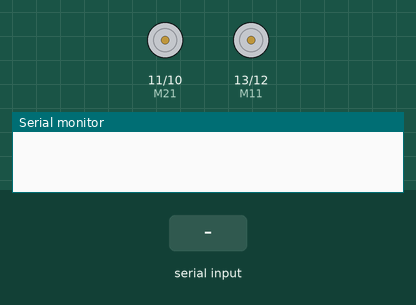
This sketch was run on a simulated Arduino Uno, built with avr-gcc and run on an emulated ATmega328P. On the bench: motor-driver pin pairs drawn as motors (green arrow = first pin HIGH = forward, orange = second pin HIGH = backward, longer = more drive), the last lines printed to the serial monitor. Inputs (shaded band) come from the test bench.

Above: at 1.2 s.
1.3 s: "forward" received over Serial
At 2.0 s:
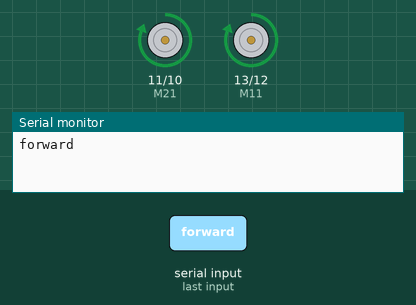
2.8 s: "backward" received over Serial
At 3.6 s:
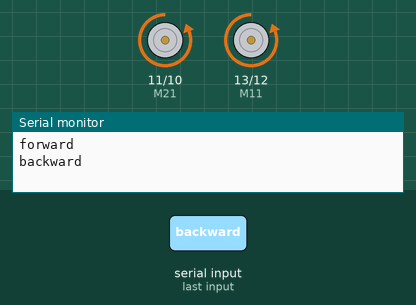
4.3 s: "left" received over Serial
At 5.5 s:
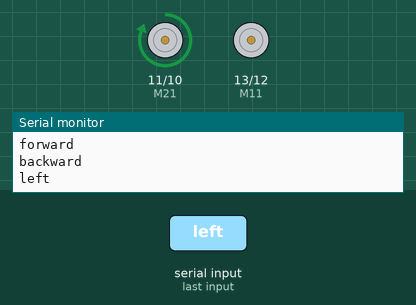
5.8 s: "right" received over Serial
At 7.1 s:
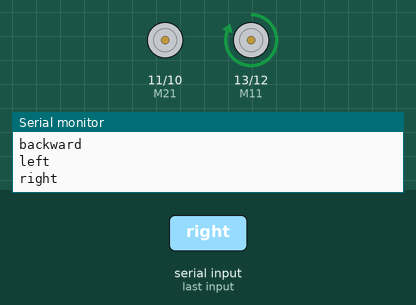
Timing chart, 0 to 8.3 s (numbered marks = the images above; inputs shaded):
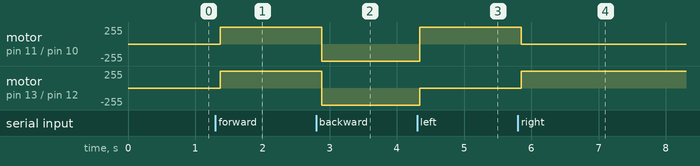

The sketch:

Voice_Controlled_Robot.ino
```cpp
String voice;
int
M11 = 13, //Connect C1-A of Motor Driver Module To Pin #13
M12 = 12, //Connect C1-B of Motor Driver Module To Pin #12
M21 = 11, //Connect C2-A of Motor Driver Module To Pin #11
M22 = 10; //Connect C2-B of Motor Driver Module To Pin #10

//--------------------------Call A Function-------------------------------//
void forward() {
     digitalWrite(M11, HIGH);
     digitalWrite(M12, LOW);
     digitalWrite(M21, HIGH);
     digitalWrite(M22, LOW);
     }

void backward(){
     digitalWrite(M11, LOW);
     digitalWrite(M12, HIGH);
     digitalWrite(M21, LOW);
     digitalWrite(M22, HIGH);

}
void left(){
     digitalWrite(M11, LOW);
     digitalWrite(M12, LOW);
     digitalWrite(M21, HIGH);
     digitalWrite(M22, LOW);
     }
void right(){
     digitalWrite(M11, HIGH);
     digitalWrite(M12, LOW);
     digitalWrite(M21, LOW);
     digitalWrite(M22, LOW);
     }
void stay(){
     digitalWrite(M11, LOW);
     digitalWrite(M12, LOW);
     digitalWrite(M21, LOW);
     digitalWrite(M22, LOW);
     }

//-----------------------------------------------------------------------//
 void setup() {
  Serial.begin(9600);
  pinMode(M11, OUTPUT);
  pinMode(M12, OUTPUT);
  pinMode(M21, OUTPUT);
  pinMode(M22, OUTPUT);

}
//-----------------------------------------------------------------------//
 void loop() {
  while (Serial.available()){  //Check if there is an available byte to read
  delay(10); //Delay added to make thing stable
  char c = Serial.read(); //Conduct a serial read
  if (c == '#') {break;} //Exit the loop when the # is detected after the word
  voice += c; //Shorthand for voice = voice + c
  }
  if (voice.length() > 0) {
    Serial.println(voice);
//-----------------------------------------------------------------------//
  //----------Control Multiple Pins/ LEDs----------//
       if(voice == "forward") {forward();}  //Move Robot Forward (Call Function)
  else if(voice == "backward"){backward();} //Move Robot Backward (Call Function)
  else if(voice == "left"){left();} //Move Robot Left (Call Function)
  else if(voice == "right"){right();} //Move Robot right (Call Function)
  else if(voice == "stop"){stay();} //Stop Robot (Call Function)

//-----------------------------------------------------------------------//
voice="";}} //Reset the variable after initiating
```

Measured:
- after the input at 1.3 s, motor on pin 11 (M21) / pin 10 (M22), motor on pin 13 (M11) / pin 12 (M12): stopped → forward 255/255 after 0.07 s
- after the input at 2.8 s, motor on pin 11 (M21) / pin 10 (M22), motor on pin 13 (M11) / pin 12 (M12): forward 255/255 → backward 255/255 after 0.08 s
- after the input at 4.3 s, motor on pin 11 (M21) / pin 10 (M22): backward 255/255 → forward 255/255 at once; motor on pin 13 (M11) / pin 12 (M12): backward 255/255 → stopped at once
- after the input at 5.8 s, motor on pin 11 (M21) / pin 10 (M22): forward 255/255 → stopped after 0.05 s; motor on pin 13 (M11) / pin 12 (M12): stopped → forward 255/255 after 0.05 s
